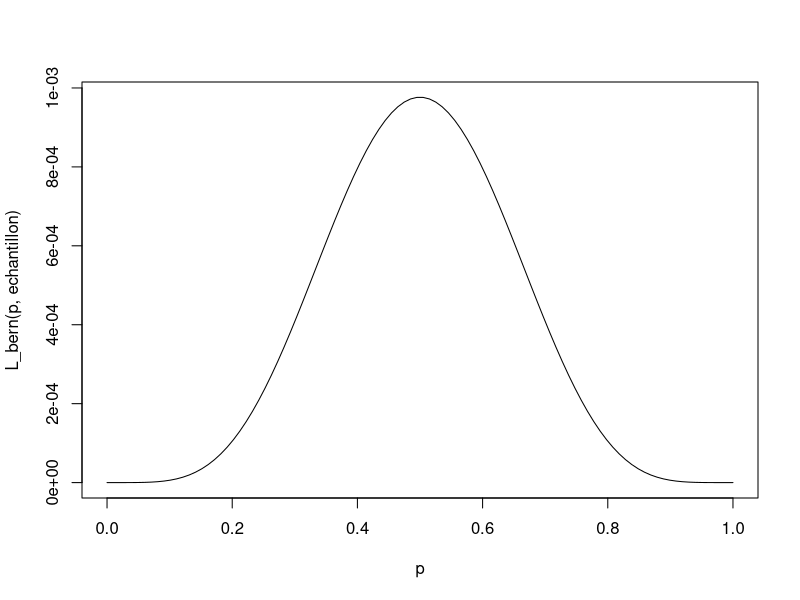
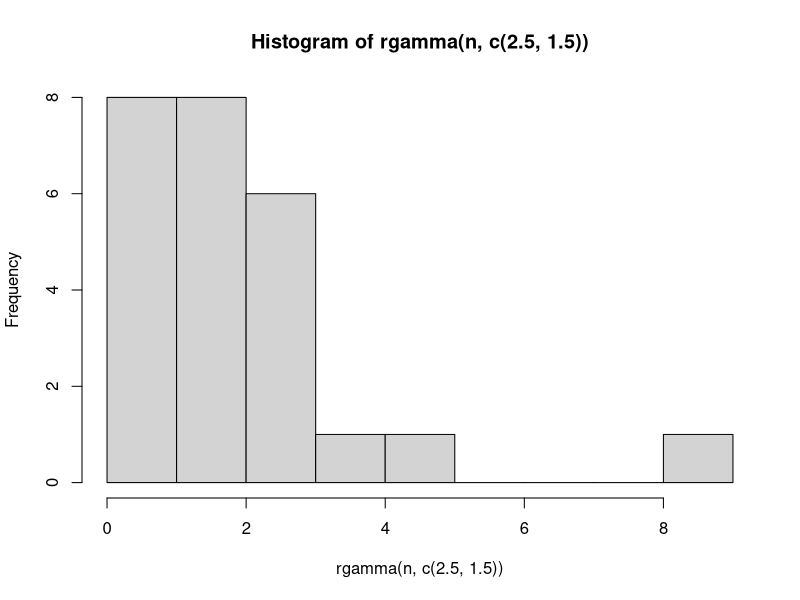
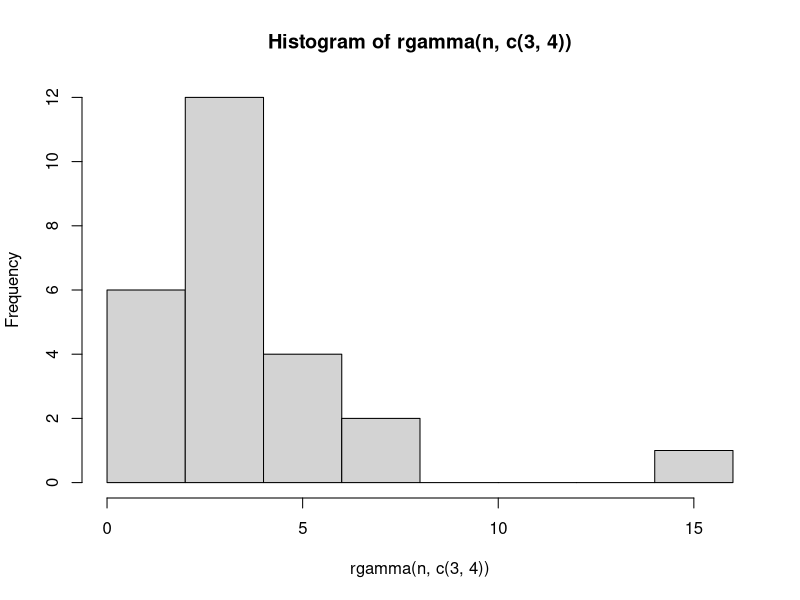
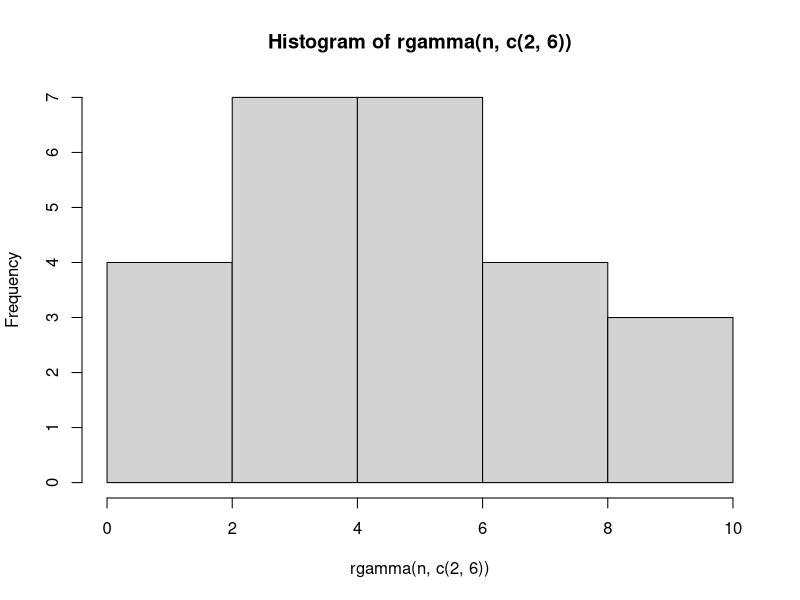
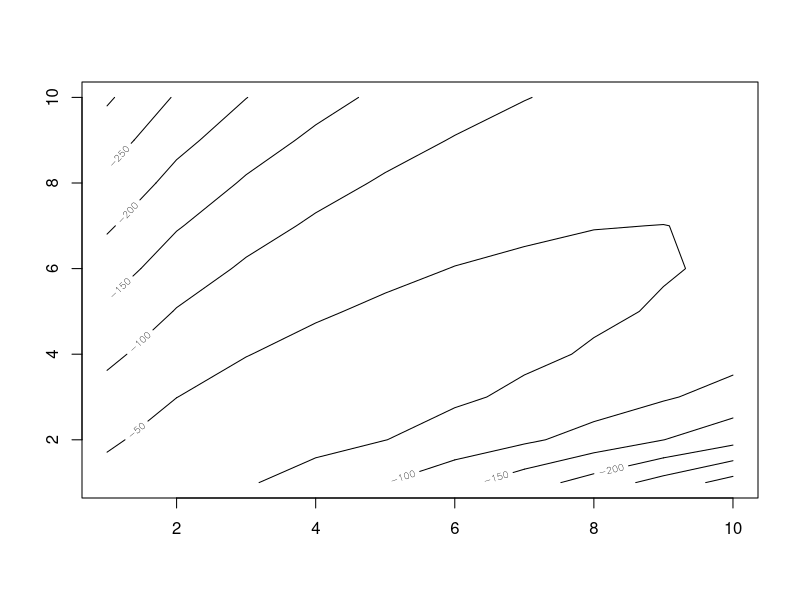
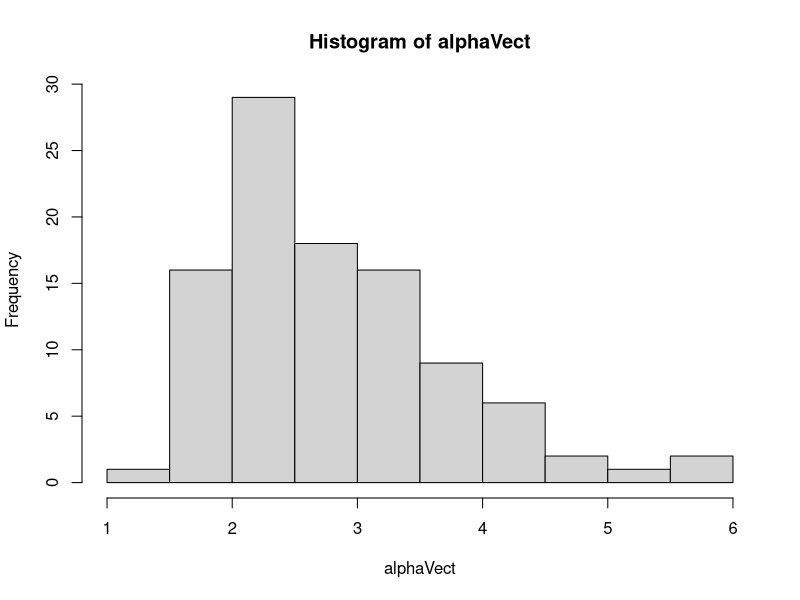
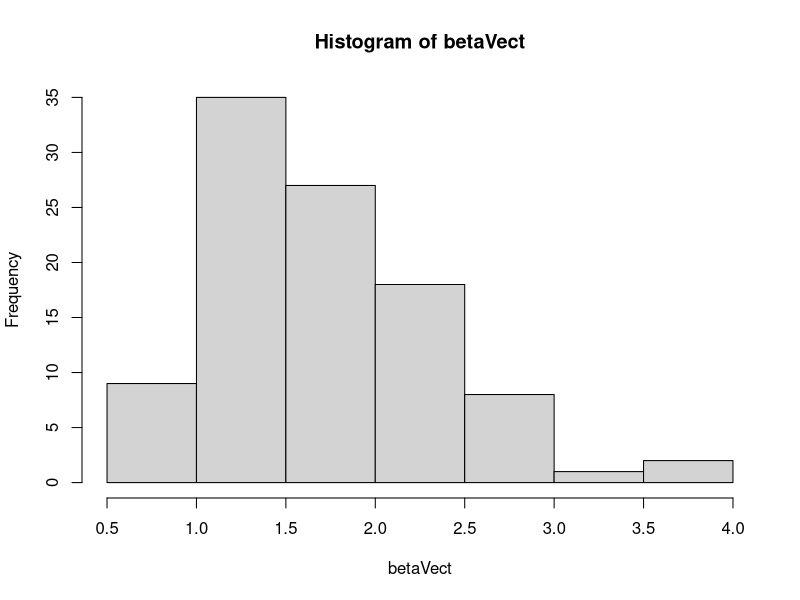

Write R code to recreate these figures, in order. (Note: this script raises an error after producing the figures.)
## ---- chunk 1
knitr::opts_chunk$set(echo = TRUE)
## ---- chunk 2
echantillon <- rbinom(10,1,0.6)
print(echantillon)
## ---- chunk 3
print(mean(echantillon))
## ---- chunk 4
L_bern <- function(p,x) {
  n <- sum(x)
  return(p^n * (1-p)^(length(x) - n))
}
## ---- chunk 5
p <- seq(0,1,length.out = 100)
plot(p,L_bern(p,echantillon),type = "l")
## ---- chunk 6
fn <- function(p){
  r <-L_bern(p,echantillon)
  return(1 - r)
}
optim(par = 0.5,fn,method = "L-BFGS-B",lower = 0,upper = 1)

## ---- chunk 7
res <- c()
for(i in seq(10,2000,10)){
  echantillon <- rbinom(i,1,0.6)
  res <- c(res,optim(par = 0.2,fn,method = "L-BFGS-B",lower = 0,upper = 1)[[1]])
}
## ---- chunk 8
n = 25
hist(rgamma(n,c(2.5,1.5)))
hist(rgamma(n,c(3,4)))
hist(rgamma(n,c(2,6)))
## ---- chunk 9
logL_gamma_unit <- function(alpha,beta,x){
  return( alpha*log(beta) - log(gamma(alpha)) + (alpha-1)*log(x) - beta*x ) 
}

#on fait varier un paramètre et on calcule la somme 
logL_gamma <- function(alpha,beta,v){
  sum <- 0
  for(i in v) {
    sum =  sum + logL_gamma_unit(alpha,beta,i)
  }
  return (sum)
}

sample <- rgamma(n, 2.5, 1.5) 
logLGamma <- function (alpha,beta){
  return (logL_gamma(alpha,beta,sample))
}

# il faut re-créer des fonctions 
logLGammaV2 <- function (theta){
  return (logL_gamma(theta[1],theta[2],sample))
}
## ---- chunk 10
#on trace les courbes
i <- seq(1,10)
contour(i,i,outer(i,i,logLGamma))
## ---- chunk 11
x0 <- c(1,1)
# la fonction optim minimise il faut donc multiplier par -1 pour la maximiser
optim(par = x0, fn = logLGammaV2, method = "L-BFGS-B", control = list(fnscale = -1)) 
## ---- chunk 12
# on fait 100 estimations 
n=100
logLGammaV2 <- function (theta,echantillon){
  return (logL_gamma(theta[1],theta[2],echantillon))
}


x0 <- c(1,1)
list <- vector("list",100)
#remplit 100 échantillons de alpha et beta
for (i in 1:100){
    list[[i]] <- optim(par = x0, fn = logLGammaV2,echantillon=rgamma(25,2.5,1.5), method = "L-BFGS-B", control = list(fnscale = -1))$par
}

alphaVect <- c()
betaVect <- c()
for(i in 1:100){
  
  alphaVect <- c(alphaVect,list[[i]][1] )
  betaVect <-  c(betaVect,list[[i]][2] )
}

#intervalle de confiance pour alpha et beta
confAlpha = quantile(alphaVect,c(0.025,0.975))
confBeta = quantile(betaVect,c(0.025,0.975))

#histogramme pour le vectreur alpha et le vecteur beta

hist(alphaVect)
hist(betaVect)
## ---- chunk 13
res <- optim(par = x0, fn = logLGammaV2, method = "L-BFGS-B", control = list(fnscale = -1), hessian = TRUE) 
#La matrice Hessienne se trouve en 6eme position
print(-solve(res[[6]]))
